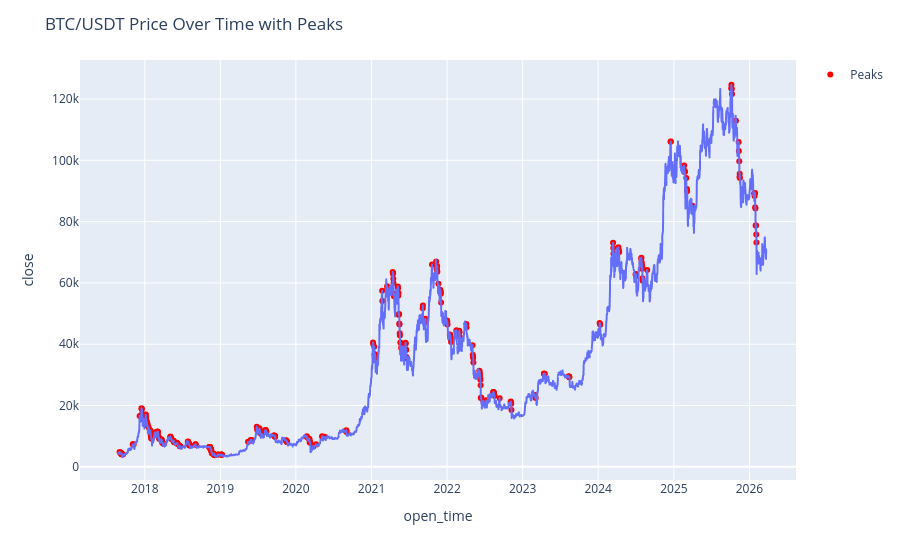

This figure's notebook cell:
### Markdown cell above
**Bitcoin Price with Peak Events**

### Code cell
figure=px.line(df,x="open_time", y="close")

peaks = df[df["target"] == 1]

figure.add_scatter(
    x=peaks["open_time"], 
    y=peaks["close"],
    mode="markers",
    marker=dict(color="red", size=6),
    name="Peaks"
    )
figure.update_layout(title="BTC/USDT Price Over Time with Peaks")
figure.show()

### Figure 1 — Plotly figure (JSON) as saved in the notebook; plotly's stock layout.template omitted (floating-point values rounded to 4 significant figures; data arrays with more than 128 entries replaced by an {"elided": "..."} marker saying what was removed)
{"data": [{"hovertemplate": "open_time=%{x}<br>close=%{y}<extra></extra>", "legendgroup": "", "line": {"color": "#636efa", "dash": "solid"}, "marker": {"symbol": "circle"}, "mode": "lines", "name": "", "showlegend": false, "type": "scattergl", "x": {"elided": "3134 str values"}, "xaxis": "x", "y": {"elided": "3134 float values"}, "yaxis": "y"}, {"marker": {"color": "red", "size": 6}, "mode": "markers", "name": "Peaks", "type": "scatter", "x": {"elided": "346 str values"}, "y": {"elided": "346 float values"}}], "layout": {"legend": {"tracegroupgap": 0}, "margin": {"t": 60}, "title": {"text": "BTC/USDT Price Over Time with Peaks"}, "xaxis": {"anchor": "y", "domain": [0, 1], "title": {"text": "open_time"}}, "yaxis": {"anchor": "x", "domain": [0, 1], "title": {"text": "close"}}}}
